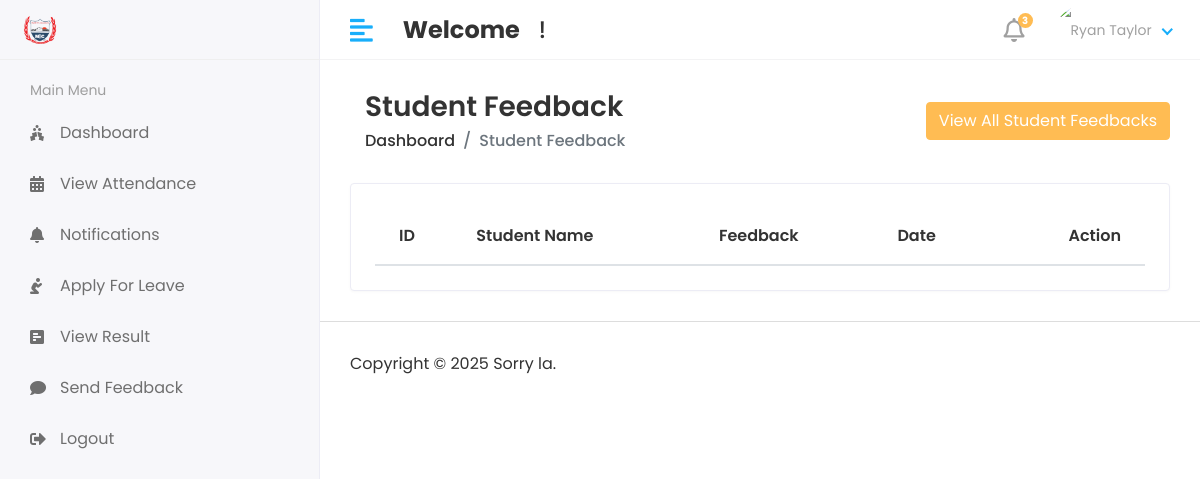
/hod/Student/feedback, run on an earlier commit of the app's database.
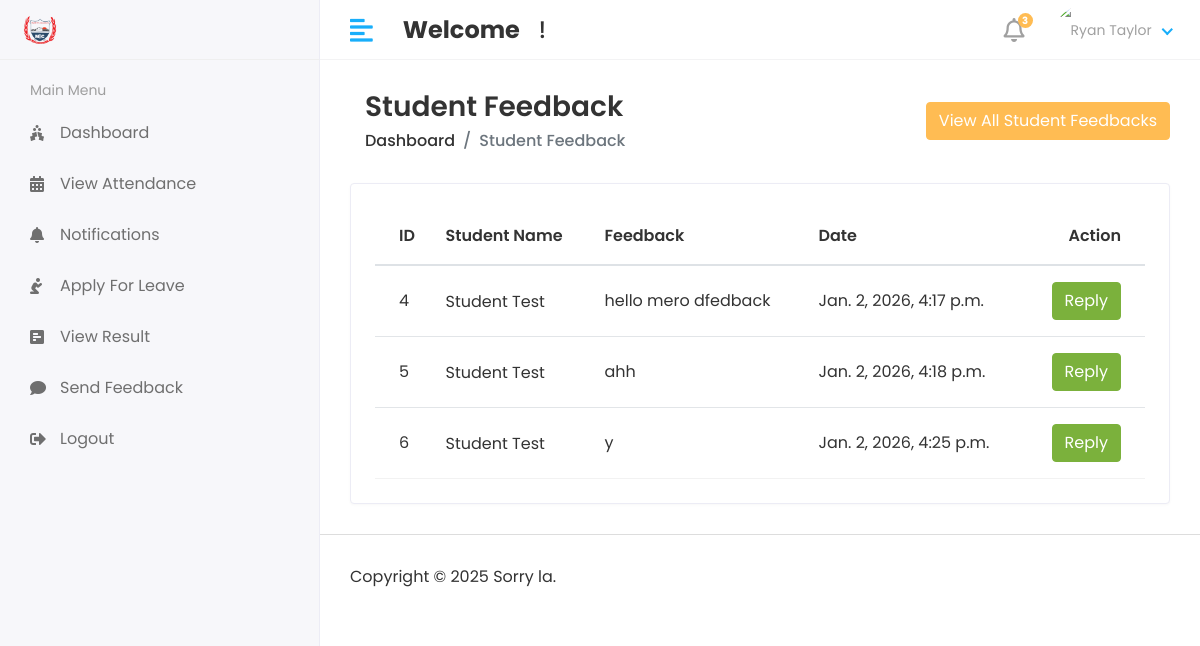
And on a later commit of the database.
### smsapp/models.py (models this page shows, shortened)
class Student_Feedback(models.Model):
    student_id = models.ForeignKey(Student,on_delete=models.CASCADE)
    feedback = models.TextField()
    feedback_reply = models.TextField()
    status = models.IntegerField(default=0)
    created_at = models.DateTimeField(auto_now_add=True)
    updated_at = models.DateTimeField(auto_now=True)

class Student(models.Model):
    admin = models.OneToOneField(CustomUser,on_delete=models.CASCADE)
    address = models.TextField()
    gender = models.CharField(max_length=100)
    course_id = models.ForeignKey(Course,on_delete=models.CASCADE)
    batch_year_id = models.ForeignKey(Batch_Year, on_delete=models.CASCADE)
    created_at = models.DateTimeField(auto_now_add=True)
    updated_at = models.DateTimeField(auto_now=True)

class CustomUser(AbstractUser):
    USER = (
        (1,'HOD'),
        (2, 'STAFF'),
        (3, 'STUDENT'),
    )
    user_type = models.CharField(choices=USER, max_length=50, default=1)
    profile_pic = models.ImageField(upload_to='media/profile_pic')

### studentmanagementsystem/hod_views.py (the view)
# urls.py: path('hod/Student/feedback', hod_views.STUDENT_FEEDBACK, name='get_student_feedback'),
def STUDENT_FEEDBACK(request):
    feedback = Student_Feedback.objects.all()
    feedback_history = Student_Feedback.objects.all().order_by('-id')[0:5]
    context = {
        'feedback':feedback,
        'feedback_history':feedback_history,
    }
    return render(request,'hod/student_feedback.html',context)

### templates/hod/student_feedback.html (shortened to what this page needs)
{% extends 'base.html' %}
{% block content %}
        <div class="content container-fluid">
               <div class="page-header">
                  <div class="row align-items-center">
                     <div class="col">
                        <h3 class="page-title">Student Feedback</h3>
                        <ul class="breadcrumb">
                           <li class="breadcrumb-item"><a href="index.html">Dashboard</a></li>
                           <li class="breadcrumb-item active">Student Feedback</li>
                        </ul>
                     </div>
                    <button type="button" class="btn btn-primary" data-toggle="modal" data-target="#staticBackdrop">
                      View All Student Feedbacks
                    </button>
                  </div>
                  </div>
               </div>
               <div class="row">
                  <div class="col-sm-12">
                     <div class="card card-table">
                        <div class="card-body">
                           <div class="table-responsive">
                              <table id="table_id" class="table table-hover table-center mb-0 ">
                                 <thead>
                                    <tr>
                                       <th>ID</th>
                                       <th>Student Name</th>
                                       <th>Feedback</th>
                                        <th>Date</th>
                                       <th class="text-right">Action</th>
                                    </tr>
                                 </thead>
                                 <tbody>
                                 {% for i in feedback %}
                                    <tr>
                                       <td>{{i.id}}</td>
                                       <td>
                                          <h2 class="table-avatar">
                                             <a href="student-details.html">{{i.student_id.admin.first_name}}&nbsp{{i.student_id.admin.last_name}}</a>
                                          </h2>
                                       </td>
                                       <td>{{i.feedback}}</td>
                                        <td>{{i.created_at}}</td>
                                       <td class="text-right">
                                    <button type="button" class="btn btn-success" data-toggle="modal" data-target="#send_notification-{{forloop.counter}}">
                                    Reply
                                    </button>
                                       </td>
                                    </tr>
                                 {% endfor %}
                                 </tbody>
                              </table>
                           </div>
                        </div>
                     </div>
                  </div>
               </div>
            </div>
{% endblock %}

What changed in the data, as far as the page shows it:
added Student_Feedback: id "4", student_id.admin.first_name "Student", student_id.admin.last_name "Test", feedback "hello mero dfedback", created_at "Jan. 2, 2026, 4:17 p.m."
added Student_Feedback: id "5", student_id.admin.first_name "Student", student_id.admin.last_name "Test", feedback "ahh", created_at "Jan. 2, 2026, 4:18 p.m."
added Student_Feedback: id "6", student_id.admin.first_name "Student", student_id.admin.last_name "Test", feedback "y", created_at "Jan. 2, 2026, 4:25 p.m."
